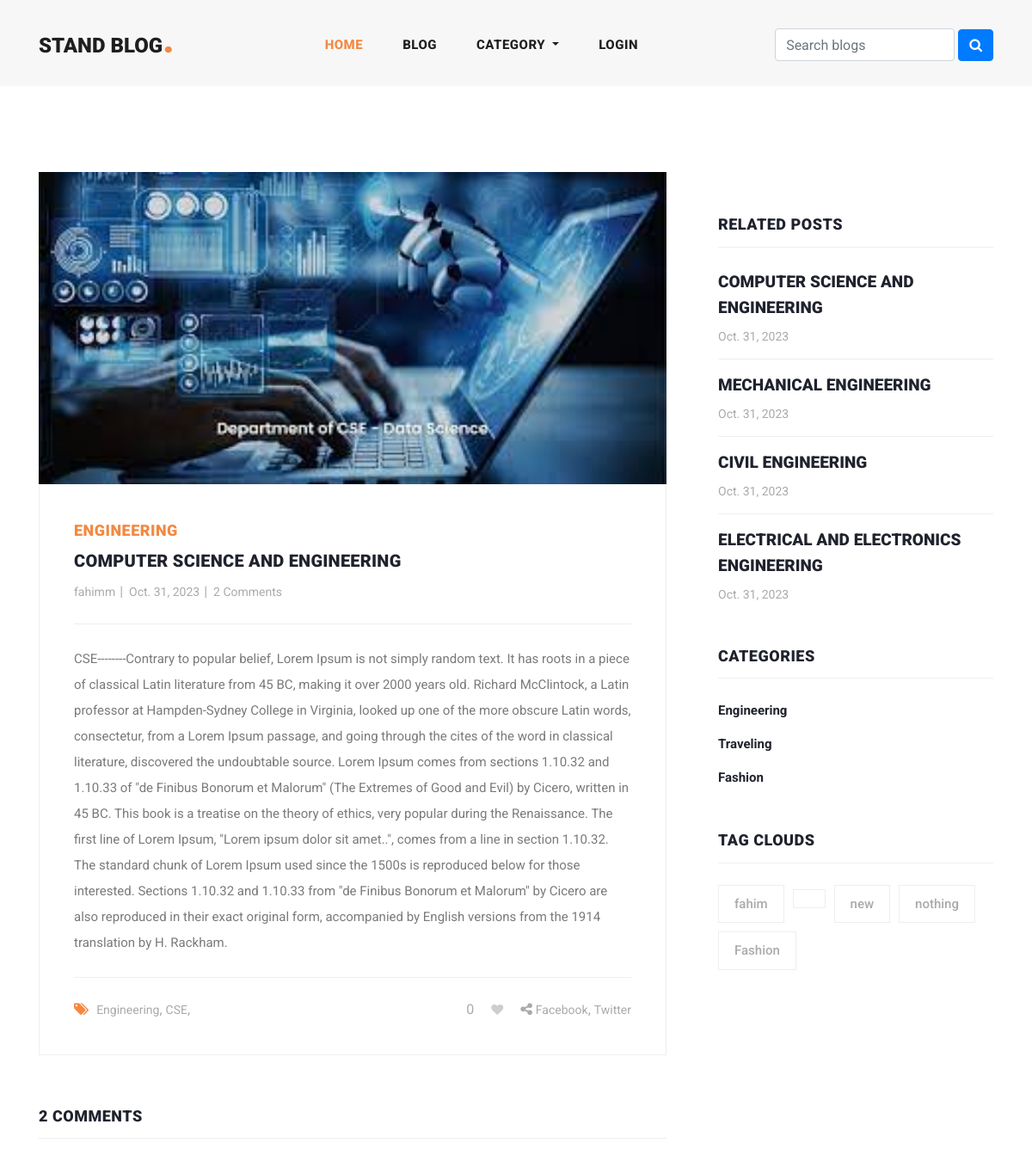
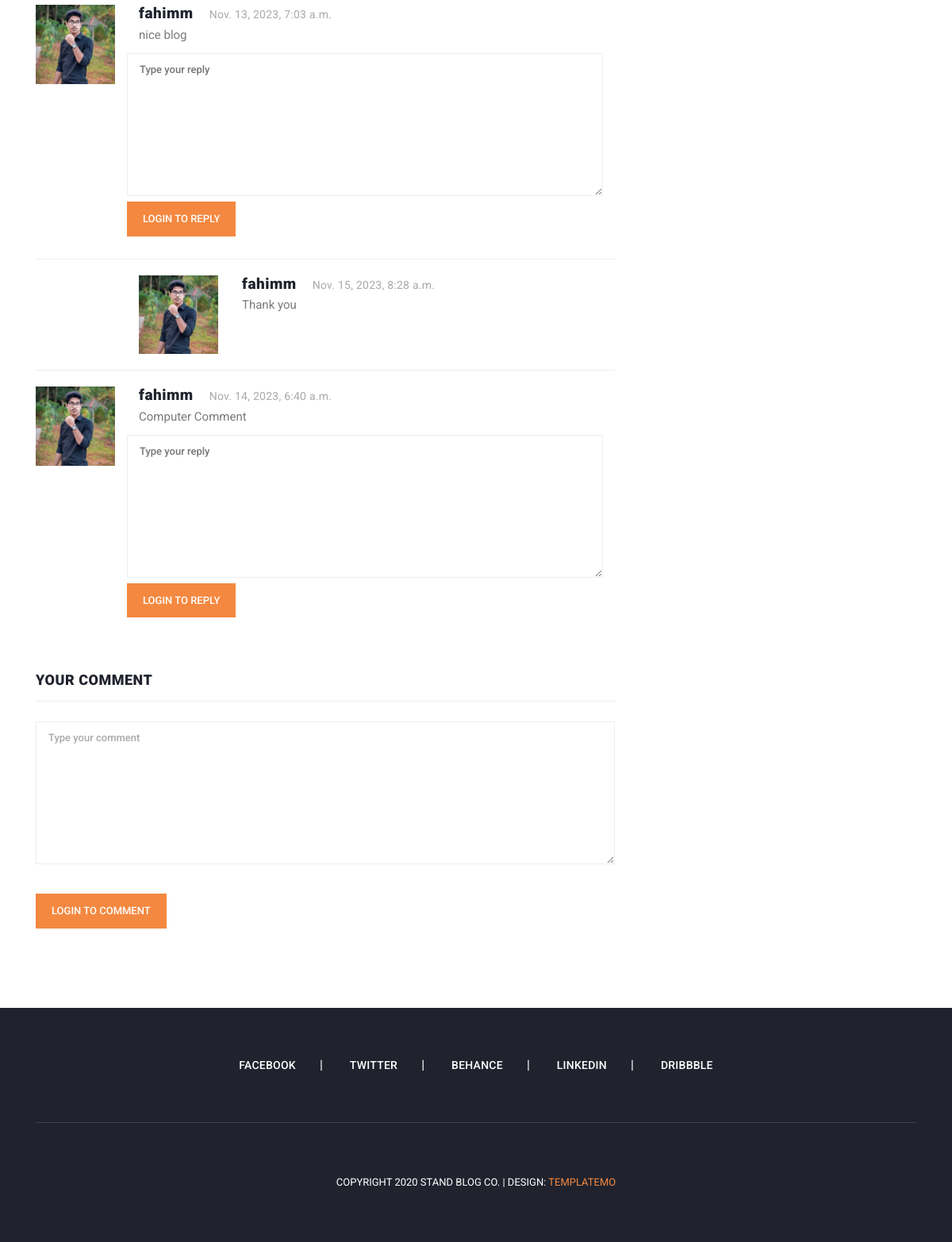
Page /blog/computer-science-and-engineering/ on the committed database (2 pictures, top to bottom).
### Blog_app/models.py (models this page shows, shortened)
class Blog(models.Model):
    user = models.ForeignKey(User,related_name="user_blogs",on_delete=models.CASCADE)
    category = models.ForeignKey(Category,related_name="category_blogs", on_delete=models.CASCADE)
    tags= models.ManyToManyField(Tag,related_name="tag_blogs",blank=True)
    likes=models.ManyToManyField(User,related_name="user_likes",blank=True)
    title = models.CharField(max_length=50,)
    slug = models.SlugField(null=True,blank=True)
    banner = models.ImageField(upload_to='blog_banners')
    created_date= models.DateField(auto_now_add=True)
    description=models.TextField()

class Category(models.Model):
    title= models.CharField(max_length=50,unique=True)
    slug = models.SlugField(null=True,blank=True)
    created_date= models.DateField(auto_now_add=True)

class Tag(models.Model):
    title= models.CharField(max_length=50,)
    slug = models.SlugField(null=True,blank=True)
    created_date= models.DateField(auto_now_add=True)

class Comment(models.Model):
    user = models.ForeignKey(User,related_name="user_comments",on_delete=models.CASCADE)
    blog= models.ForeignKey(Blog,related_name="blog_comments", on_delete=models.CASCADE)
    text= models.TextField()
    created_date= models.DateTimeField(auto_now_add=True)
    def __str__(self) -> str:
        return self.text

class Comment_Reply(models.Model):
    user = models.ForeignKey(User,related_name="user_replies",on_delete=models.CASCADE)
    comment= models.ForeignKey(Comment,related_name="comment_replies", on_delete=models.CASCADE)
    text= models.TextField()
    created_date= models.DateTimeField(auto_now_add=True)
    def __str__(self) -> str:
        return self.text

### user_profile_app/models.py (models this page shows, shortened)
class User(AbstractUser):
    email = models.EmailField(
        max_length=150,
        unique= True,
        error_messages={
            "unique": "The email must be unique"
        }
    )
    profile_image= models.ImageField(
        null=True,
        blank=True,
        upload_to="profile_images",
    )
    REQUIRED_FIELDS= ["email"]
    objects= CustomUserManager
    def get_profile_picture(self):
        url = ""
        try:
            url= self.profile_image.url
        except:
            url= ""
        return url

### Blog_app/views.py (the view, shortened to what this page needs)
# urls.py: path('blog/<str:slug>/', views.blog_details, name='blog_details'),
def blog_details(request,slug):
    form=TextForm()
    blogs= get_object_or_404(Blog,slug=slug)
    category= Category.objects.get(id=blogs.category.id)
    related_blogs = category.category_blogs.all()
    tags=Tag.objects.order_by('-created_date')[:5]
    liked_by= request.user in blogs.likes.all()
    context={
        "blog":blogs,
        "related_blogs":related_blogs,
        "tags":tags,
        "form":form,
        "liked_by":liked_by
    }
    return render(request,'blog_details.html',context)

### templates/blog_details.html (shortened to what this page needs)
{% extends "base.html" %}
{% load static %}
{% block content %}
<section class="blog-posts grid-system">
  <div class="container">
    <div class="row">
      <div class="col-lg-8">
        <div class="all-blog-posts">
          <div class="row">
            <div class="col-lg-12">
              <div class="blog-post">
                <div class="blog-thumb">
                  <img src="{{blog.banner.url}}" alt="" />
                </div>
                <div class="down-content">
                  <span>{{blog.category.title}}</span>
                  <a href="javascript:void(0)"><h4>{{blog.title}}</h4></a>
                  <ul class="post-info">
                    <li><a href="#">{{blog.user.username}}</a></li>
                    <li><a href="#">{{blog.created_date}}</a></li>
                    <li>
                      <a href="#">{{blog.blog_comments.all.count}} Comments</a>
                    </li>
                  </ul>
                  <p>{{blog.description}}</p>
                  <div class="post-options">
                    <div class="row">
                      <div class="col-6">
                        <ul class="post-tags">
                          <li><i class="fa fa-tags"></i></li>
                          {%if blog.tags.all.count > 0 %}
                          {%for tag in blog.tags.all%}
                          <li>
                            <a href="{% url 'tag_blogs' tag.slug%}"
                              >{{tag.title}}</a
                            >,
                          </li>
                          {% endfor %}
                          {% else %}
                            None
                          {% endif %}
                        </ul>
                      </div>
                      {% if request.user.is_authenticated %}
                      <div class="col-6">
                        <ul class="post-share">
                          <li id="like_count">{{blog.likes.count}}</li>
                          {% if like_by %}
                          <li class="pl-3 pr-3">
                            <a href="javascript:void(0)"><i id="like_icon" data-blog="{{blog.id}}" class="fa fa-heart"></i></a>
                          </li>
                          {% else %}
                          <li class="pl-3 pr-3">
                            <a href="javascript:void(0)"><i id="like_icon" data-blog="{{blog.id}}" class="fa fa-heart empty-heart "></i></a>
                          </li>
                          {% endif %}
                          <li><i class="fa fa-share-alt"></i></li>
                          <li><a href="#">Facebook</a>,</li>
                          <li><a href="#"> Twitter</a></li>
                        </ul>
                      </div>
                      {% else %}
                      <div class="col-6">
                        <ul class="post-share">
                          <li id="like_count">{{blog.likes.count}}</li>
                          {% if like_by %}
                          <li class="pl-3 pr-3">
                            <a href="#"><i class="fa fa-heart"></i></a>
                          </li>
                          {% else %}
                          <li class="pl-3 pr-3">
                            <a href="#"><i class="fa fa-heart empty-heart "></i></a>
                          </li>
                          {% endif %}
                          <li><i class="fa fa-share-alt"></i></li>
                          <li><a href="#">Facebook</a>,</li>
                          <li><a href="#"> Twitter</a></li>
                        </ul>
                      </div>
                      {% endif %}
                    </div>
                  </div>
                </div>
              </div>
            </div>
            <div class="col-lg-12">
              <div class="sidebar-item comments">
                <div class="sidebar-heading">
                  <h2>{{blog.blog_comments.all.count}} comments</h2>
                </div>
                <div class="content">
                  <ul class="d-flex flex-column">
                    {% for comment in blog.blog_comments.all %}
                    <li>
                      <div class="author-thumb">
                        <img
                          src="{{comment.user.get_profile_picture}}"
                          alt=""
                        />
                      </div>
                      <div class="right-content">
                        <h4>{{comment.user.username}}<span>{{comment.created_date}}</span></h4>
                        <p>{{comment}}</p>
                      </div>
                      <form class="submit-reply my-2" id="comment" action="{% url 'add_reply' blog.id comment.id %}" method="POST">
                        <div class="row">
                          <div class="col-lg-12">
                            <fieldset>
                              <textarea class="reply-box"
                                name="text"
                                {% comment %} rows="2" {% endcomment %}
                                cols="50"
                                id="message"
                                placeholder="Type your reply"
                                required=""
                              ></textarea>
                            </fieldset>
                          </div>
                          <div class="col-lg-12">
                            <fieldset>
                              {% if request.user.is_authenticated %}
                              <button
                                type="submit"
                                id="form-submit"
                                class="main-button reply-button"
                                value="submit comment"
                              >
                                Reply
                              </button>
                              {% else %}
                                <a href="{% url 'login_user'%}" id="form-submit" class="main-button reply-button">Login to reply</a>
                              {% endif %}
                            </fieldset>
                          </div>
                        </div>
                      </form>
                    </li>
                     {% for reply in comment.comment_replies.all  %}
                     <li class="replied">
                       <div class="author-thumb">
                         <img
                           src="{{reply.user.get_profile_picture}}"
                           alt=""
                         />
                       </div>
                       <div class="right-content">
                         <h4>{{reply.user.username}}<span>{{reply.created_date}}</span></h4>
                         <p>
                           {{reply}}
                         </p>
                       </div>
                     </li>
                     {% endfor %}
                     {% endfor %}
                  </ul>
                </div>
              </div>
            </div>
            <div class="col-lg-12">
              <div class="sidebar-item submit-comment">
                <div class="sidebar-heading">
                  <h2>Your comment</h2>
                </div>
                <div class="content">
                  <form id="comment" action="{% url 'blog_details' blog.slug %}" method="POST">
                    <div class="row">
                      <div class="col-lg-12">
                        <fieldset>
                          <textarea
                            name="text"
                            rows="3"
                            cols="50"
                            id="message"
                            placeholder="Type your comment"
                            required=""
                          ></textarea>
                        </fieldset>
                      </div>
                      <div class="col-lg-12">
                        <fieldset>
                          {% if request.user.is_authenticated %}
                          <button
                            type="submit"
                            id="form-submit"
                            class="main-button"
                            value="submit comment"
                          >
                            Submit
                          </button>
                          {% else %}
                            <a href="{% url 'login_user'%}" id="form-submit" class="main-button comment-login">Login to Comment</a>
                          {% endif %}
                        </fieldset>
                      </div>
                    </div>
                  </form>
                </div>
              </div>
            </div>
          </div>
        </div>
      </div>
      <div class="col-lg-4">
        <div class="sidebar">
          <div class="row">
            <div class="col-lg-12">
              <div class="sidebar-item recent-posts">
                <div class="sidebar-heading">
                  <h2>Related Posts</h2>
                </div>
                <div class="content">
                  <ul>
                    {% for blog in related_blogs%}
                    <li>
                      <a href="{% url 'blog_details' blog.slug%}">
                        <h5>{{blog.title}}</h5>
                        <span>{{blog.created_date}}</span>
                      </a>
                    </li>
                    {% endfor %}
                  </ul>
                </div>
              </div>
            </div>
            <div class="col-lg-12">
              <div class="sidebar-item categories">
                <div class="sidebar-heading">
                  <h2>Categories</h2>
                </div>
                <div class="content">
                  <ul>
                    {% for category in categories%}
                    <li>
                      <a href="{% url 'category_blogs' category.slug%}"
                        >{{category.title}}</a
                      >
                    </li>
                    {% endfor %}
                  </ul>
                </div>
              </div>
            </div>
            <div class="col-lg-12">
              <div class="sidebar-item tags">
                <div class="sidebar-heading">
                  <h2>Tag Clouds</h2>
                </div>
                <div class="content">
                  <ul>
                    {% for tag in tags %}
                    <li>
                      <a href="{% url 'tag_blogs' tag.slug%}">{{tag.title}}</a>
                    </li>
                    {% endfor %}
                  </ul>
                </div>
              </div>
            </div>
          </div>
        </div>
      </div>
    </div>
  </div>
</section>
{% endblock content %}

### rows in the picture
Blog: banner (picture), category "ENGINEERING", title "COMPUTER SCIENCE AND ENGINEERING", user.username "fahimm", created_date "Oct. 31, 2023", blog_comments.all.count "2", description "CSE--------Contrary to popular belief, Lorem Ipsum is not simply random text. It has roots in a piece of classical Latin literature from 45 BC, making it over 2000 years old. Richard McClintock, a Latin professor at Hampden-Sydney College in Virginia, looked up one of the more obscure Latin words, consectetur, from a Lorem Ipsum passage, and going through the cites of the word in classical literature, discovered the undoubtable source. Lorem Ipsum comes from sections 1.10.32 and 1.10.33 of \"de Finibus Bonorum et Malorum\" (The Extremes of Good and Evil) by Cicero, written in 45 BC. This book is a treatise on the theory of ethics, very popular during the Renaissance. The first line of Lorem…", likes.count "0"
Tag: title "Engineering"
Tag: title "CSE"
Comment: user.get_profile_picture (picture), user.username "fahimm", created_date "Nov. 13, 2023, 7:03 a.m.", text "nice blog"
Comment_Reply: user.get_profile_picture (picture), user.username "fahimm", created_date "Nov. 15, 2023, 8:28 a.m.", text "Thank you"
Comment: user.get_profile_picture (picture), user.username "fahimm", created_date "Nov. 14, 2023, 6:40 a.m.", text "Computer Comment"
Blog: title "MECHANICAL ENGINEERING", created_date "Oct. 31, 2023"
Blog: title "CIVIL ENGINEERING", created_date "Oct. 31, 2023"
Blog: title "ELECTRICAL AND ELECTRONICS ENGINEERING", created_date "Oct. 31, 2023"
Category: title "Engineering"
Category: title "Traveling"
Category: title "Fashion"
Tag: title "fahim"
Tag: title "new"
Tag: title "nothing"
Tag: title "Fashion"
